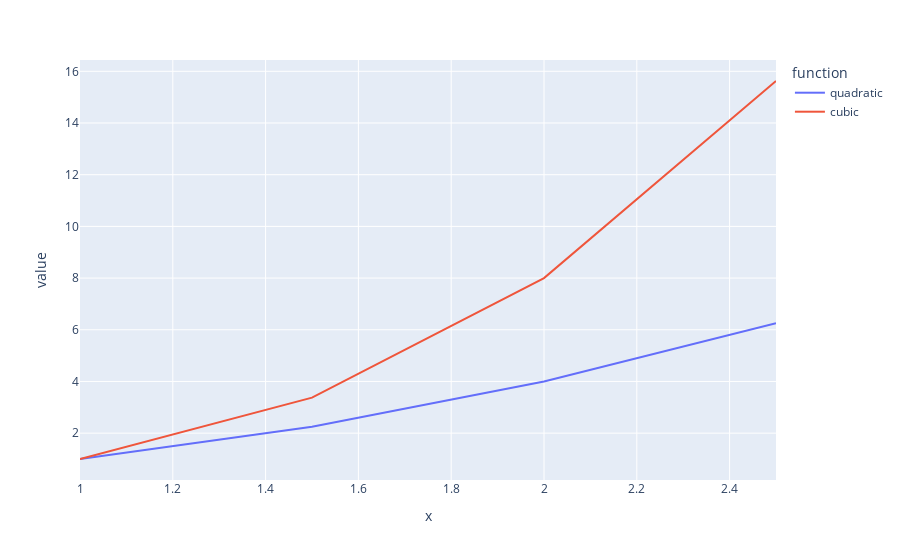

Notebook source saved alongside this figure:
### Markdown cell above
* Another popular library is [Plotly](https://plotly.com/python/plotly-express/).
* It provides some additional plot types and all plots are interactive. 
* For example, we can also zoom into parts of the plot by selecting a rectangle. 
* A menu with additional options appears in the top right corner of the plot.
* A line plot is created similarly as in Seaborn (option `color` is used instead of `hue`).

### Code cell
figure = px.line(functions, x="x", y="value", color='function') 
figure.show()

### Figure 1 — Plotly figure (JSON) as saved in the notebook; plotly's stock layout.template omitted (floating-point values rounded to 4 significant figures)
{"data": [{"hovertemplate": "function=quadratic<br>x=%{x}<br>value=%{y}<extra></extra>", "legendgroup": "quadratic", "line": {"color": "#636efa", "dash": "solid"}, "marker": {"symbol": "circle"}, "mode": "lines", "name": "quadratic", "orientation": "v", "showlegend": true, "type": "scatter", "x": [1, 1.5, 2, 2.5], "xaxis": "x", "y": [1, 2.25, 4, 6.25], "yaxis": "y"}, {"hovertemplate": "function=cubic<br>x=%{x}<br>value=%{y}<extra></extra>", "legendgroup": "cubic", "line": {"color": "#EF553B", "dash": "solid"}, "marker": {"symbol": "circle"}, "mode": "lines", "name": "cubic", "orientation": "v", "showlegend": true, "type": "scatter", "x": [1, 1.5, 2, 2.5], "xaxis": "x", "y": [1, 3.375, 8, 15.62], "yaxis": "y"}], "layout": {"legend": {"title": {"text": "function"}, "tracegroupgap": 0}, "margin": {"t": 60}, "xaxis": {"anchor": "y", "domain": [0, 1], "title": {"text": "x"}}, "yaxis": {"anchor": "x", "domain": [0, 1], "title": {"text": "value"}}}}
